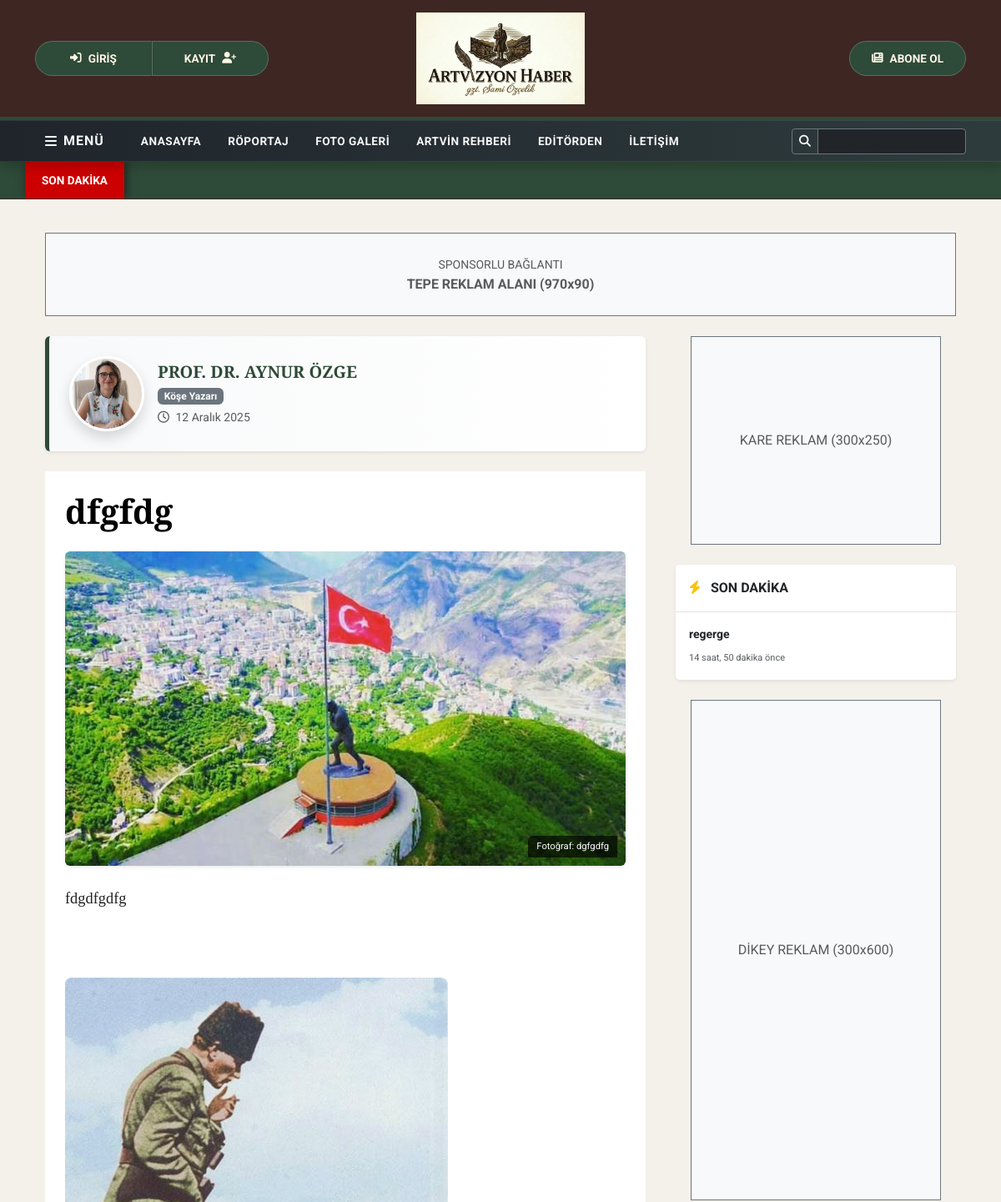
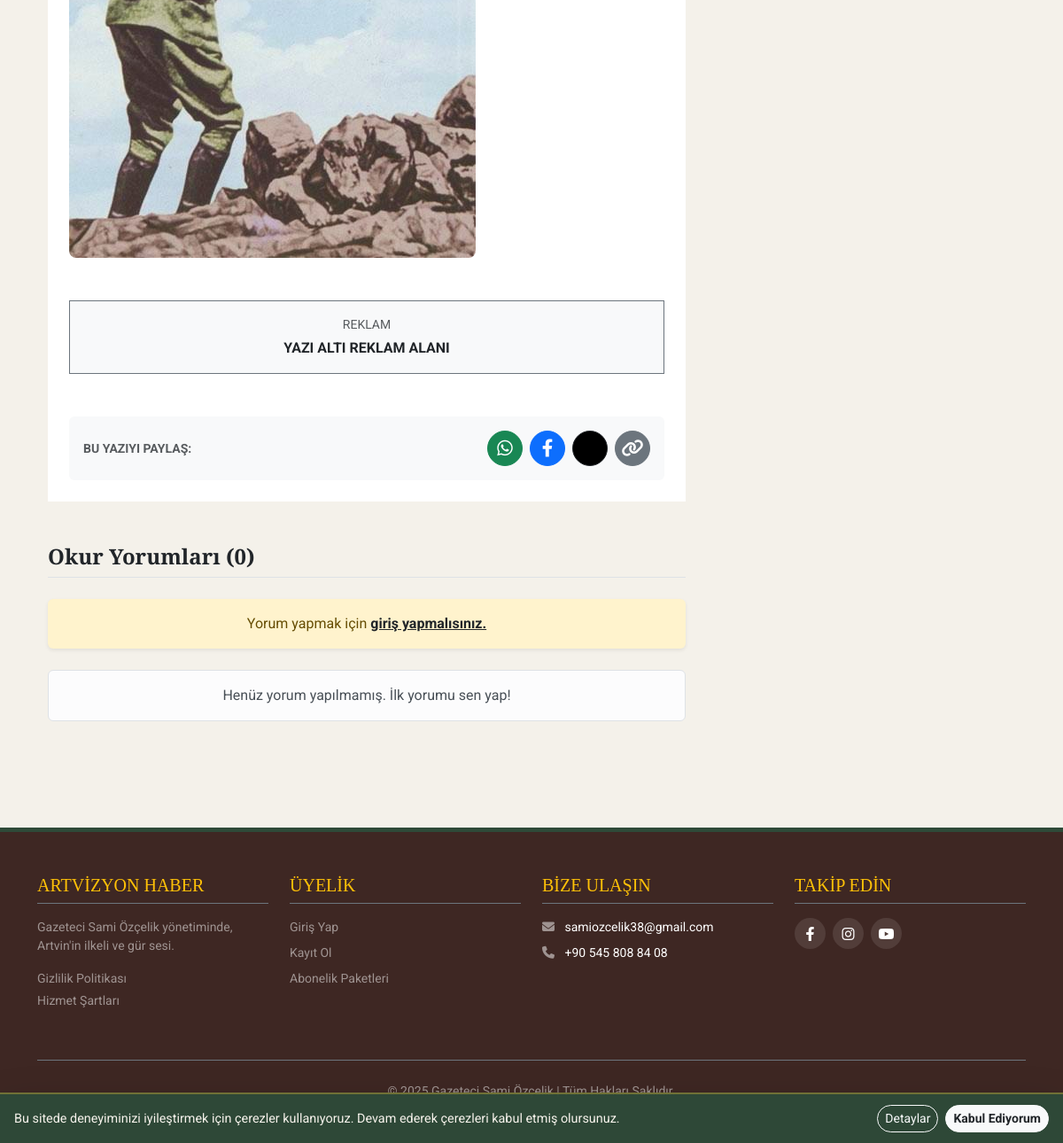
Page /yazi/9/ on the committed database (2 pictures, top to bottom).
### haberler/models.py (models this page shows, shortened)
class FotoKaynakMixin(models.Model):
    foto_kaynak = models.CharField(
        max_length=150,
        verbose_name="Fotoğraf Kaynağı",
        blank=True,
        null=True,
        help_text="Örn: AA, Anadolu Ajansı, Artvizyon Arşiv. Zorunlu değildir."
    )
    class Meta:
        abstract = True # Bu sınıfı veritabanında tablo olarak oluşturma, sadece miras alınsın

class KoseYazisi(FotoKaynakMixin, models.Model): # <-- Buraya Mixin eklendi
    yazar = models.ForeignKey(KoseYazari, on_delete=models.CASCADE, related_name='yazilar', verbose_name="Yazar")
    baslik = models.CharField(max_length=200, verbose_name="Yazı Başlığı")
    icerik = RichTextUploadingField(verbose_name="Yazı İçeriği")
    manset_mi = models.BooleanField(default=False, verbose_name="Manşette Gösterilsin mi?")
    manset_resmi = ProcessedImageField(
        upload_to='manset_yazilari/',
        processors=[ResizeToFit(800, 600)],
        format='JPEG',
        options={'quality': 60},
        verbose_name="Manşet Görseli (Yatay)",
        blank=True, null=True
    )
    yayin_tarihi = models.DateTimeField(default=timezone.now, verbose_name="Yayınlanma Tarihi")
    aktif_mi = models.BooleanField(default=True, verbose_name="Yayında mı?")
    video_link = models.URLField(blank=True, null=True, verbose_name="Video Linki (YouTube)")
    class Meta: verbose_name_plural = "Köşe Yazıları"; ordering = ['-yayin_tarihi']
    @property
    def embed_video_url(self): return get_youtube_embed(self.video_link)

class KoseYazari(models.Model):
    ad_soyad = models.CharField(max_length=100, verbose_name="Ad Soyad")
    resim = ProcessedImageField(
        upload_to='yazarlar/',
        processors=[ResizeToFit(500, 500)],
        format='JPEG',
        options={'quality': 70},
        verbose_name="Yazar Resmi"
    )
    biyografi = models.TextField(blank=True, verbose_name="Kısa Biyografi")
    aktif_mi = models.BooleanField(default=True, verbose_name="Aktif mi?")
    basyazar_mi = models.BooleanField(default=False, verbose_name="Başyazar mı?")
    class Meta: verbose_name_plural = "Köşe Yazarları"

class Haber(FotoKaynakMixin, models.Model): # <-- Buraya Mixin eklendi
    baslik = models.CharField(max_length=200, verbose_name="Haber Başlığı")
    ozet = models.TextField(verbose_name="Kısa Özet", blank=True)
    icerik = RichTextUploadingField(verbose_name="Haber İçeriği")
    resim = ProcessedImageField(
        upload_to='haber_resimleri/',
        processors=[ResizeToFit(800, 600)],
        format='JPEG',
        options={'quality': 60},
        verbose_name="Haber Resmi",
        blank=True
    )
    video_link = models.URLField(blank=True, null=True, verbose_name="Video Linki (YouTube)")
    roportaj_mi = models.BooleanField(default=False, verbose_name="Bu Bir Röportaj mı?")
    son_dakika = models.BooleanField(default=False, verbose_name="Son Dakika Haberi mi?")
    ulusal_mi = models.BooleanField(default=False, verbose_name="Ulusal Haber mi?")
    manset_mi = models.BooleanField(default=False, verbose_name="Manşette Göster")
    kategori = models.ForeignKey(Kategori, on_delete=models.CASCADE, verbose_name="Kategori")
    ilce = models.ForeignKey(Ilce, on_delete=models.SET_NULL, null=True, blank=True, verbose_name="İlçe (Varsa)")
    yayin_tarihi = models.DateTimeField(default=timezone.now, verbose_name="Yayınlanma Tarihi")
    aktif_mi = models.BooleanField(default=True, verbose_name="Yayında mı?")
    class Meta: verbose_name_plural = "Haberler"; ordering = ['-yayin_tarihi']

### haberler/views.py (the view)
# urls.py: path('yazi/<int:pk>/', views.yazi_detay, name='yazi_detay'),
def yazi_detay(request, pk):
    yazi = get_object_or_404(KoseYazisi, pk=pk)
    yazi.icerik = metin_ici_video_duzelt(yazi.icerik)
    onayli_yorumlar = yorumlara_rozet_ekle(yazi.yorumlar.filter(aktif=True))
    if request.method == 'POST':
        if not request.user.is_authenticated: return redirect('login')
        form = YorumForm(request.POST)
        if form.is_valid():
            yorum = form.save(commit=False)
            yorum.kose_yazisi = yazi
            yorum.isim = f"{request.user.first_name} {request.user.last_name}" or request.user.username
            yorum.email = request.user.email
            yorum.save()
            return redirect('yazi_detay', pk=pk)
    else: form = YorumForm()
    return render(request, 'yazi_detay.html', {'yazi': yazi, 'yorumlar': onayli_yorumlar, 'yorum_form': form})

### haberler/forms.py
class YorumForm(forms.ModelForm):
    class Meta:
        model = Yorum
        fields = ('govde',)

### haberler/models.py (called while the page is built, shortened)
def get_youtube_embed(url):
    if not url:
        return None

### haberler/views.py (called while the page is built)
def metin_ici_video_duzelt(icerik):
    if not icerik: return ""
    block_pattern = re.compile(r'\(\s*video\s*:(.*?)\)', re.DOTALL | re.IGNORECASE)
    def replacement(match):
        embed_url = get_youtube_embed(match.group(1))
        if not embed_url:
            return ""
        return f'''
        <div class="ratio ratio-16x9 my-4 shadow rounded border" style="width: 100%; display: block;">
            <iframe src="{embed_url}" title="Video" loading="lazy"
                allow="accelerometer; autoplay; clipboard-write; encrypted-media; gyroscope; picture-in-picture; web-share"
                referrerpolicy="strict-origin-when-cross-origin" allowfullscreen style="border:0;"></iframe>
        </div>
        '''
    return block_pattern.sub(replacement, icerik)

def yorumlara_rozet_ekle(yorumlar):
    aktif_destekciler = Destekci.objects.filter(aktif_mi=True, bitis_tarihi__gte=timezone.now())
    destekci_dict = {d.email: d.paket for d in aktif_destekciler}
    for yorum in yorumlar:
        if yorum.email in destekci_dict:
            yorum.destekci_tipi = destekci_dict[yorum.email]
        else:
            yorum.destekci_tipi = None
    return yorumlar

### templates/yazi_detay.html (shortened to what this page needs)
{% extends 'base.html' %}
{% load video_tags %}
{% block content %}
<div class="container mt-3 mb-4">
    <div class="d-flex justify-content-center align-items-center bg-light border border-secondary" style="height: 100px; border-style: dashed;">
        <div class="text-center text-muted">
            <small>SPONSORLU BAĞLANTI</small><br><strong>TEPE REKLAM ALANI (970x90)</strong>
        </div>
    </div>
</div>
<div class="container my-4">
    <div class="row">
        <div class="col-lg-8">
            <div class="yazar-karti p-4 mb-4 rounded shadow-sm d-flex align-items-center gap-3">
                {% if yazi.yazar.resim %}
                <img src="{{ yazi.yazar.resim.url }}" class="rounded-circle shadow border border-3 border-white"
                     style="width: 90px; height: 90px; object-fit: cover;">
                {% endif %}
                <div>
                    <h5 class="fw-bold mb-1 text-uppercase" style="color: #2E4A38;">{{ yazi.yazar.ad_soyad }}</h5>
                    <span class="badge bg-secondary">Köşe Yazarı</span>
                    <div class="text-muted small mt-1"><i class="far fa-clock me-1"></i> {{ yazi.yayin_tarihi|date:"d F Y" }}</div>
                </div>
            </div>
            <div class="bg-white p-lg-4 mb-5">
                <h1 class="mb-4 fw-bold display-6" style="font-family: 'Playfair Display', serif; color: #000;">{{ yazi.baslik }}</h1>
                {% if yazi.manset_resmi %}
<div class="mb-4 position-relative text-center">
    <img src="{{ yazi.manset_resmi.url }}" class="img-fluid rounded shadow-sm" alt="{{ yazi.baslik }}" style="width: 100%; height: auto;">
    <div class="kaynak-etiketi">
        Fotoğraf: {{ yazi.foto_kaynak|default:"Artvizyon Haber" }}
    </div>
</div>
{% endif %}
                <article class="yazi-icerik">
                    {{ yazi.icerik|youtube_gom|safe }}
                </article>
                <div class="my-5 bg-light border border-secondary p-3 text-center" style="border-style: dashed;">
                    <small class="text-muted d-block mb-1">REKLAM</small>
                    <strong>YAZI ALTI REKLAM ALANI</strong>
                </div>
                <div class="card bg-light border-0">
                    <div class="card-body d-flex align-items-center justify-content-between flex-wrap gap-2">
                        <span class="fw-bold text-muted small">BU YAZIYI PAYLAŞ:</span>
                        <div class="d-flex gap-2">
                            <a href="https://api.whatsapp.com/send?text={{ yazi.baslik }} {{ request.build_absolute_uri }}" target="_blank" class="btn btn-success btn-sm rounded-circle d-flex align-items-center justify-content-center" style="width: 40px; height: 40px; padding:0;"><i class="fab fa-whatsapp fs-5"></i></a>
                            <a href="https://www.facebook.com/sharer/sharer.php?u={{ request.build_absolute_uri }}" target="_blank" class="btn btn-primary btn-sm rounded-circle d-flex align-items-center justify-content-center" style="width: 40px; height: 40px; padding:0;"><i class="fab fa-facebook-f fs-5"></i></a>
                            <a href="https://twitter.com/intent/tweet?text={{ yazi.baslik }}&url={{ request.build_absolute_uri }}" target="_blank" class="btn btn-dark btn-sm rounded-circle d-flex align-items-center justify-content-center" style="width: 40px; height: 40px; padding:0; background-color: #000;"></a>
                            <button onclick="linkiKopyala()" class="btn btn-secondary btn-sm rounded-circle d-flex align-items-center justify-content-center" style="width: 40px; height: 40px; padding:0;"><i class="fas fa-link fs-5"></i></button>
                        </div>
                    </div>
                </div>
            </div>
            <div class="mb-5">
                <h4 class="border-bottom pb-2 mb-4 fw-bold text-dark">Okur Yorumları ({{ yorumlar.count }})</h4>
                {% if user.is_authenticated %}
                <form method="post" class="mb-4">
                    {% csrf_token %}
                    <div class="card shadow-sm border-0 bg-light">
                        <div class="card-body">
                            <textarea name="govde" class="form-control mb-3" rows="3" placeholder="Yorumunuzu yazın..." required></textarea>
                            <button type="submit" class="btn btn-dark btn-sm px-4 fw-bold" style="background-color: #2E4A38; border: none;">GÖNDER</button>
                        </div>
                    </div>
                </form>
                {% else %}
                <div class="alert alert-warning text-center border-0 shadow-sm py-3 mb-4">Yorum yapmak için <a href="{% url 'account_login' %}" class="fw-bold text-dark">giriş yapmalısınız.</a></div>
                {% endif %}
                <div class="mt-4">
                    {% for yorum in yorumlar %}
                    <div class="card mb-3 border-0 shadow-sm" style="background-color: #f8f9fa;">
                        <div class="card-body">
                            <div class="d-flex flex-start">
                                <div class="me-3">
                                    {% with yorum.isim|default:"Okur"|first as harf %}
                                    <div class="rounded-circle bg-secondary d-flex align-items-center justify-content-center text-white shadow-sm fw-bold"
                                         style="width: 50px; height: 50px;">
                                        {{ harf|upper }}
                                    </div>
                                    {% endwith %}
                                </div>
                                <div class="w-100">
                                    <div class="d-flex justify-content-between align-items-center mb-1">
                                        <h6 class="fw-bold text-primary mb-0">
                                            {{ yorum.isim|default:"Okur" }}
                                        </h6>
                                        <small class="text-muted">
                                            <i class="far fa-clock me-1"></i> {{ yorum.olusturulma_tarihi|date:"d M Y, H:i" }}
                                        </small>
                                    </div>
                                    <p class="mb-0 text-dark" style="font-size: 0.95rem; line-height: 1.6;">
                                        {{ yorum.govde }}
                                    </p>
                                </div>
                            </div>
                        </div>
                    </div>
                    {% empty %}
                        <div class="alert alert-light text-center border">
                            Henüz yorum yapılmamış. İlk yorumu sen yap!
                        </div>
                    {% endfor %}
                </div>
            </div>
        </div>
        <div class="col-lg-4 ps-lg-4">
            <div class="mb-4 text-center">
                <div class="bg-light d-flex align-items-center justify-content-center border border-secondary mx-auto" style="width: 300px; height: 250px; border-style: dashed;">
                    <span class="text-muted">KARE REKLAM (300x250)</span>
                </div>
            </div>
            <div class="card border-0 shadow-sm mb-4">
                <div class="card-header bg-white fw-bold py-3 text-dark border-bottom">
                    <i class="fas fa-bolt text-warning me-2"></i> SON DAKİKA
                </div>
                <div class="list-group list-group-flush">
                    {% for haber in son_dakika|slice:":5" %}
                    <a href="{% url 'haber_detay' haber.pk %}" class="list-group-item list-group-item-action py-3">
                        <span class="fw-bold text-dark small d-block mb-1">{{ haber.baslik|truncatechars:60 }}</span>
                        <small class="text-muted" style="font-size: 11px;">{{ haber.yayin_tarihi|timesince }} önce</small>
                    </a>
                    {% endfor %}
                </div>
            </div>
            <div class="mb-4 text-center sticky-top" style="top: 20px;">
                <div class="bg-light d-flex align-items-center justify-content-center border border-secondary mx-auto" style="width: 300px; height: 600px; border-style: dashed;">
                    <span class="text-muted">DİKEY REKLAM (300x600)</span>
                </div>
            </div>
        </div>
    </div>
</div>
{% endblock %}

### templates/base.html (style rules this page uses)
:root { --ahsap-koyu: #3E2723; --artvin-yesil: #2E4A38; --kagit-krem: #F4F1EA; --altin-detay: #D4AF37; --yazi-krem: #FDF5E6; }
body { background-color: var(--kagit-krem); font-family: 'Roboto', sans-serif; min-height: 100vh; display: flex; flex-direction: column; }
h1, h2, h3, h4, h5 { font-family: 'Playfair Display', serif; }

### templates/yazi_detay.html (style rules this page uses)
.yazi-icerik { font-family: 'Georgia', serif; font-size: 1.15rem; line-height: 1.7; color: #222; }
.yazi-icerik p { margin-bottom: 1.5rem; }
.yazi-icerik img { max-width: 100%; height: auto; border-radius: 8px; display: block; margin: 1rem 0; }
.yazar-karti { background: linear-gradient(to right, #f8f9fa, #fff); border-left: 5px solid #2E4A38; }
.kaynak-etiketi { position: absolute; right: 10px; bottom: 10px; font-size: 0.7rem; line-height: 1.2; background: rgba(0,0,0,0.65); color: #f8f9fa; padding: 6px 10px; border-radius: 6px 0 0 0; transition: opacity 0.3s; }

### rows in the picture
KoseYazisi: yazar.resim (picture), yazar.ad_soyad "PROF. DR. AYNUR ÖZGE", yayin_tarihi "12 Aralık 2025", baslik "dfgfdg", manset_resmi (picture), foto_kaynak "dgfgdfg", icerik|youtube_gom "fdgdfgdfg", icerik|youtube_gom (picture)
Haber: baslik "regerge", yayin_tarihi "14 saat, 50 dakika"

### other values in the picture
{{ yorumlar.count }} "0"
